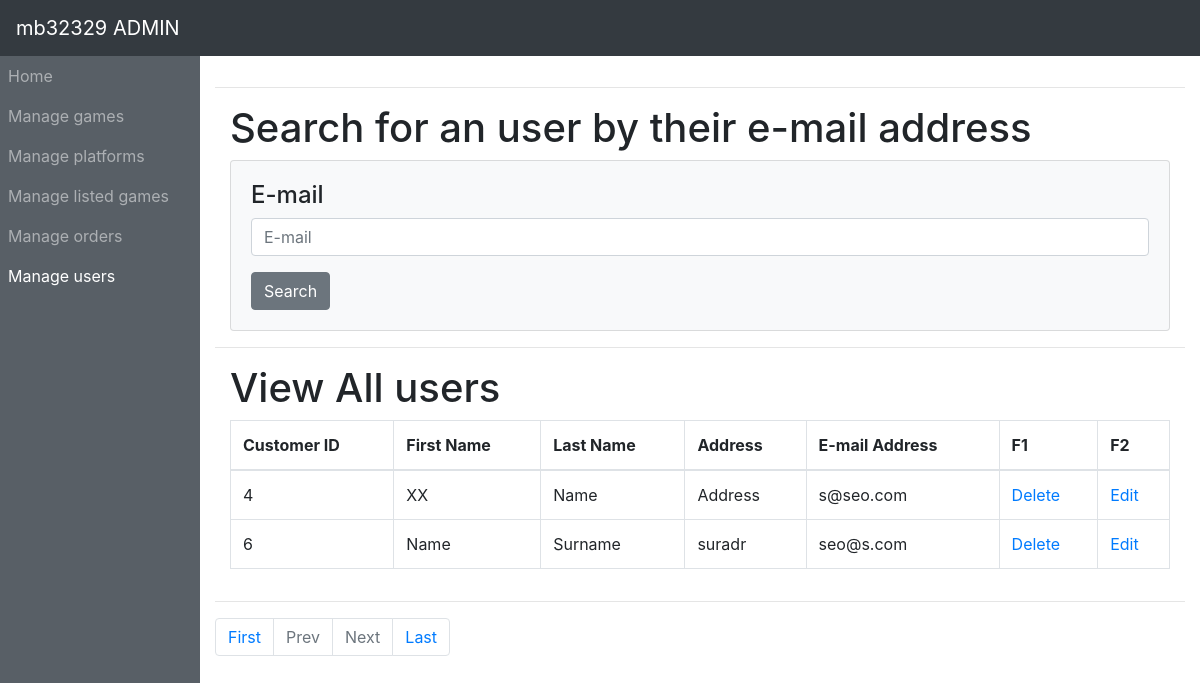
Page /admin/manage_users.php on the committed database.
### tables this page shows
CREATE TABLE `customer` (
  `customer_id` int(11) NOT NULL,
  `first_name` varchar(255) NOT NULL,
  `last_name` varchar(255) NOT NULL,
  `address` text NOT NULL,
  `email_address` varchar(255) NOT NULL,
  `hashed_password` varchar(255) NOT NULL
);

### admin/manage_users.php (the view, shortened to what this page needs)
<?php
include("includes/header.php");
?>
<hr />
<div class="container-fluid">
  <h1>Search for an user by their e-mail address
  </h1>
  <div class="row">
    <div class="col">
      <div class="card bg-light">
        <form class="card-body" action="manage_users_search_results.php" method="get" id="bootstrapForm">
          <div class="form-group">
            <label class="h4 form-control-label" for="input3">E-mail
            </label>
            <input type="text" placeholder="E-mail" class="form-control" name="user_query" id="input3" required>
          </div>
          <div>
            <button type="submit" class="btn btn-secondary">Search
            </button>
          </div>
        </form>
      </div>
    </div>
  </div>
</div>
<hr />
<div class="container-fluid">
  <h1>View All users
  </h1>
  <div class="row">
    <div class="col">
      <div class="table-responsive">
        <table class="table table-bordered table-hover">
          <thead>
            <tr>
              <th>Customer ID</th>
              <th>First Name</th>
              <th>Last Name</th>
              <th>Address</th>
              <th>E-mail Address</th>
              <th>F1</th>
              <th>F2</th>
            </tr>
          </thead>
          <tbody>
            <?php
if (isset($_GET['pageno'])) {
$pageno = $_GET['pageno'];
} else {
$pageno = 1;
}
$no_of_records_per_page = 5;
$offset = ($pageno-1) * $no_of_records_per_page;
$total_pages_sql = "SELECT COUNT(*) FROM customer";
$result = mysqli_query($con,$total_pages_sql);
$total_rows = mysqli_fetch_array($result)[0];
$total_pages = ceil($total_rows / $no_of_records_per_page);
$get_pro = "select * from customer LIMIT $offset, $no_of_records_per_page";
$run_pro = mysqli_query($con,$get_pro);
while($row_pro=mysqli_fetch_array($run_pro)){
$customer_id = $row_pro['customer_id'];
$first_name = $row_pro['first_name'];
$last_name = $row_pro['last_name'];
$address = $row_pro['address'];
$email_address = $row_pro['email_address'];
?>
            <tr>
              <td>
                <?php echo $customer_id; ?>
              </td>
              <td>
                <?php echo $first_name; ?>
              </td>
              <td>
                <?php echo $last_name; ?>
              </td>
              <td>
                <?php echo $address; ?>
              </td>
              <td>
                <?php echo $email_address; ?>
              </td>
              <td>
                <a href="manage_users.php?user_id=<?php echo $customer_id; ?>&delete_customer">
                   Delete
                </a>
              </td>
              <td>
                <a href="edit_user.php?user_id=<?php echo $customer_id; ?>">
                   Edit
                </a>
              </td>
            </tr>
            <?php } ?>
          </tbody>
        </table>
      </div>
    </div>
  </div>
</div>
<hr />
<ul class="pagination">
  <li class="page-item">
    <a class="page-link" href="?pageno=1">First
    </a>
  </li>
  <li class="page-item <?php if($pageno <= 1){ echo 'disabled'; } ?>">
    <a class="page-link" href="<?php if($pageno <= 1){ echo '#'; } else { echo "?pageno=".($pageno - 1); } ?>">Prev
    </a>
  </li>
  <li class="page-item <?php if($pageno >= $total_pages){ echo 'disabled'; } ?>">
    <a class="page-link" href="<?php if($pageno >= $total_pages){ echo '#'; } else { echo "?pageno=".($pageno + 1); } ?>">Next
    </a>
  </li>
  <li class="page-item">
    <a class="page-link" href="?pageno=<?php echo $total_pages; ?>">Last
    </a>
  </li>
</ul>
</div>
</body>
</html>

### admin/includes/header.php (style rules this page uses)
body { background:#fff; }

### rows in the picture
customer: customer_id "4", first_name "XX", last_name "Name", address "Address", email_address "s@seo.com"
customer: customer_id "6", first_name "Name", last_name "Surname", address "suradr", email_address "seo@s.com"
